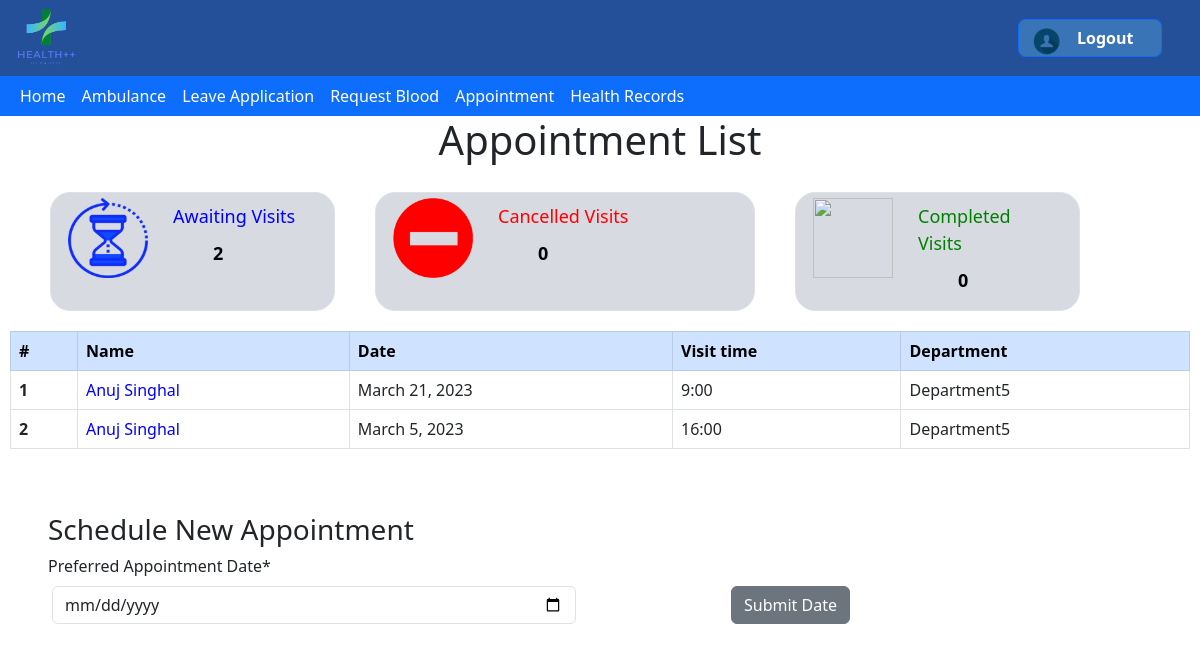
The page /book_appointment/ (signed in) on the database its author committed.
### health/models.py (models this page shows, shortened)
class Appointment(models.Model):
    doctor = models.ForeignKey(Doctor,blank = True, null = True , on_delete=models.CASCADE)
    patient = models.ForeignKey(Patient,blank = True, null = True , on_delete=models.CASCADE)
    timeSlot = models.ForeignKey(Time_Slot,blank = True, null = True , on_delete=models.CASCADE)
    status = models.BooleanField(default=True)

class Doctor(models.Model):
    user = models.ForeignKey(Account,null=True,on_delete=models.CASCADE)
    Department=models.CharField(
        max_length=120,
        choices=Department_Choices,
    )
    Doctor_Name = models.CharField(max_length=50,null=True)
    Post= models.CharField(max_length=60,default="Nurse")

class Time_Slot(models.Model):
    starttime = models.IntegerField(null=True)
    total_patient=models.IntegerField(default=0)
    date = models.DateField(null=True)
    doctors=models.ManyToManyField(Doctor)

### health/views.py (the view)
# urls.py: path('book_appointment/',views.book_appointment,name='book_appointment'),
def book_appointment(request):
    users = Account.objects.all()
    for user in users:
        if(user.Role == "Student"):
            patient = Patient.objects.filter(user = user)
            if(not patient.exists()):
                name = user.user.first_name + " " + user.user.last_name
                new_patient = Patient(user = user, Patient_Name = name)
                new_patient.save()
        elif (user.Role == "Doctor"):
            doctor = Doctor.objects.filter(user = user)
            if(not doctor.exists()):
                name = user.user.first_name + " " + user.user.last_name
                new_doctor = Doctor(user = user, Doctor_Name = name)
                new_doctor.save()
        else:
            patient = Patient.objects.filter(user = user)
            if(not patient.exists()):
                name = user.user.first_name + " " + user.user.last_name
                new_patient = Patient(user = user, Patient_Name = name)
                new_patient.save()
    appointments = getappointments(request)
    return render(request,'health/appointment_form.html',{'submit':0,"appointments":appointments,"count":appointments.count()})

### health/views.py (called while the page is built)
def getappointments(request):
    user=Account.objects.get(user=request.user)
    if(user.Role=="Doctor"):
        doctor = Doctor.objects.get(user = user)
        appointments = Appointment.objects.filter(doctor = doctor,status = True)
    else:
        patient = Patient.objects.get(user = user)
        appointments = Appointment.objects.filter(patient = patient,status = True)
    return appointments

### health/templates/health/appointment_form.html (shortened to what this page needs)
{% extends 'health/base.html' %}
{%load static%}
{%block content%}
<html>
    <head>
        <link href="https://cdn.jsdelivr.net/npm/bootstrap@5.3.0-alpha1/dist/css/bootstrap.min.css" rel="stylesheet">
    </head>
    <body>
        <div class="appointmentList">
            <h1 style='text-align: center;'>Appointment List</h1>
            <div class="row status" >
                <div class="c col-md-3 col-sm-8 border">
                    <img class="i" src="{%static 'health/images/appointment/waiting.png'%}" alt="" style='float: left;'></img>
                    <p class="Visits" style='color: blue;'>Awaiting Visits</p>
                    <p class="Visit_number">{{count}}</p>
                </div>
                <div class="c col-md-4 col-sm-8 border">
                    <img class="i" src="{%static 'health/images/appointment/cancelled.png'%}" alt="" style='float: left;'></img>
                    <p class="Visits" style='color: red;'>Cancelled Visits</p>
                    <p class="Visit_number">0</p>
                </div>
                <div class="c col-md-3 col-sm-8 border">
                    <img class="i" src="{%static 'health/images/appointment/done.png'%}" alt="" style='float: left;'></img>
                    <p class="Visits" style='color:green;'>Completed Visits</p>
                    <p class="Visit_number">0</p>
                </div>
            </div>
            <div class="table-responsive">
                <table class="table table-bordered table-hover">
                    <thead class="table-primary">
                        <tr>
                            <th scope="col">#</th>
                            <th scope="col">Name</th>
                            <th scope="col">Date</th>
                            <th scope="col">Visit time</th>
                            {% if user.account.Role == 'Student' %}
                            <th scope="col">Department </th>
                            {% endif %}
                        </tr>
                    </thead>
                    <tbody>
                        {%if user.account.Role == 'Doctor'%}
                        {% for appointment in appointments %}
                        <tr>
                            <th scope="row">{{forloop.counter}}</th>
                            <td style='color: blue;'>{{appointment.patient.Patient_Name}}</td>
                            <td>{{appointment.timeSlot.date}}</td>
                            <td>{{appointment.timeSlot.starttime}}:00</td>
                            <td>{{appointment.patient.user.Gender}}</td>
                            <th> <button class="View"><a href="{%url 'home_health_record' %}" class="btn btn-primary"> Create </a></button></th>
                        </tr>
                        {%endfor%}
                        {%else%}
                            {% for appointment in appointments %}
                        <tr>
                            <th scope="row">{{forloop.counter}}</th>
                            <td style='color: blue;'>{{appointment.doctor.Doctor_Name}}</td>
                            <td>{{appointment.timeSlot.date}}</td>
                            <td>{{appointment.timeSlot.starttime}}:00</td>
                            <td>{{appointment.doctor.Department}}</td>
                        </tr>
                            {%endfor%}
                        {%endif%}
                    </tbody>
                </table>
            </div>
        </div>
        <div class="mt-5 mx-5">
            <h3>Schedule New Appointment</h3>
            <form method="get" action={% url 'submitdate' %} class="row g-3 needs-validation" novalidate>
                <label htmlFor="validationCustom04" class="form-label">Preferred Appointment Date*</label>
                <div class="row">
                    <div class="col-md-6"><input name="date" type="date" class="form-control" id="validationCustom04" required></input></div>
                    <div class="col-md-3">
                        <button onsubmit='submit()' class="btn btn-secondary" style='float: right;' type="submit">Submit Date</button>
                    </div>
                </div>
            </form>
        </div>
    </body>
    <html>
{%endblock%}

### health/templates/health/base.html (shortened to what this page needs)
{%load static%}
<head>
    <link href="https://cdn.jsdelivr.net/npm/bootstrap@5.3.0-alpha1/dist/css/bootstrap.min.css" rel="stylesheet">
</head>
{%if user.is_authenticated%}
<body>
    <div>
        <div class="header">
            <a href="{% url 'home'%}">
                <img
                    class="mt-2 mx-3"
                    id="image"
                    src="{% static 'health/images/logo.png'%}"
                    style='width: 60px; height: 60px;'
                    alt="App logo"
                />
            </a>
            <a id="usersign" href="{% url 'logoutUser' %}" class="btn btn-primary">
                <img
                    id="image"
                    src="{% static 'health/images/common/user_logo.png'%}"
                    style='width: 30px; height: 30px;'
                    alt="user icon"
                />
                <div class="text-white">Logout</div>
            </a>
        </div>
    </div>
    <div>
        <nav class="navbar navbar-expand-sm bg-primary" style="padding: 0;">
            <div class="container-fluid">
                <div
                    class="navbar-collapse collapse show"
                    id="navbarSupportedContent"
                >
                    <ul class="navbar-nav me-auto mb-2 mb-lg-0">
                        <li class="nav-item">
                            <a class="nav-link" aria-current="page" href="{% url 'home'%}">
                                Home
                            </a>
                        </li>
                        <li class="nav-item">
                            <a class="nav-link" aria-current="page" href="/ambulance">
                                Ambulance
                            </a>
                        </li>
                        <li class="nav-item">
                            {% if user.account.Role == 'DUGC'%}
                            <a class="nav-link" href="{% url 'ViewApplications' %}">
                                Leave Application
                            </a>
                            {% else%}
                            <a class="nav-link" href="{% url 'leave' %}">
                                Leave Application
                            </a>
                            {%endif%}
                        </li>
                        <li class="nav-item">
                            <a class="nav-link" href="/blood_donate">
                                Request Blood
                            </a>
                        </li>
                        <li class="nav-item">
                            <a class="nav-link" href="{% url 'book_appointment'%}">
                                Appointment
                            </a>
                        </li>
                        {% if user.account.Role == 'Student' or user.account.Role == 'Receptionist'%}
                        <li class="nav-item">
                            <a class="nav-link" href="{% url 'health_records'%}">
                                Health Records
                            </a>
                        </li>
                        {% elif user.account.Role == 'Student' or user.account.Role == 'Doctor'%}
                        <li class="nav-item">
                            <a class="nav-link" href="{% url 'home_health_record'%}">
                                Health Records
                            </a>
                        </li>
                        {% endif%}
                    </ul>
                </div>
            </div>
        </nav>
    </div>
    {% endif %}
</body>
{%block content%}
{%endblock%}

### health/templates/health/base.html (style rules this page uses)
.header { width: 100%; height: 20mm; background-color: #235098; }
#image { float: left; }
#usersign { float: right; background-color:rgb(57, 116, 183); background-repeat: no-repeat; margin-top:5mm; border-radius: 2mm; margin-right: 10mm; font-weight: bold; width: 9em; height: 10mm; }
.navbar .navbar-nav .nav-item .nav-link { color: white; }

### health/templates/health/appointment_form.html (style rules this page uses)
.appointmentList { margin-left: 10px; margin-right: 10px; }
.status { margin-left: 20px; margin-right: 20px; }
.i { margin: 5px; width: 80px; height: 80px; }
.c { background-color: #d7dae0; border-radius: 20px; margin: 20px; }
.Visits { font-size: large; margin-top: 10px; margin-left: 110px; margin-right: 20px; margin-bottom: 0%; }
.Visit_number { margin-top: 10px; margin-left: 150px; font-weight: bold; font-size: large; color: black; }
td ,th { white-space : nowrap; overflow: hidden; }

### rows shown on the page
Appointment: doctor.Doctor_Name "Anuj Singhal", timeSlot "March 21, 2023", timeSlot.starttime "9", doctor.Department "Department5"
Appointment: doctor.Doctor_Name "Anuj Singhal", timeSlot "March 5, 2023", timeSlot.starttime "16", doctor.Department "Department5"

### other values the page prints
{{ count }} "2"
